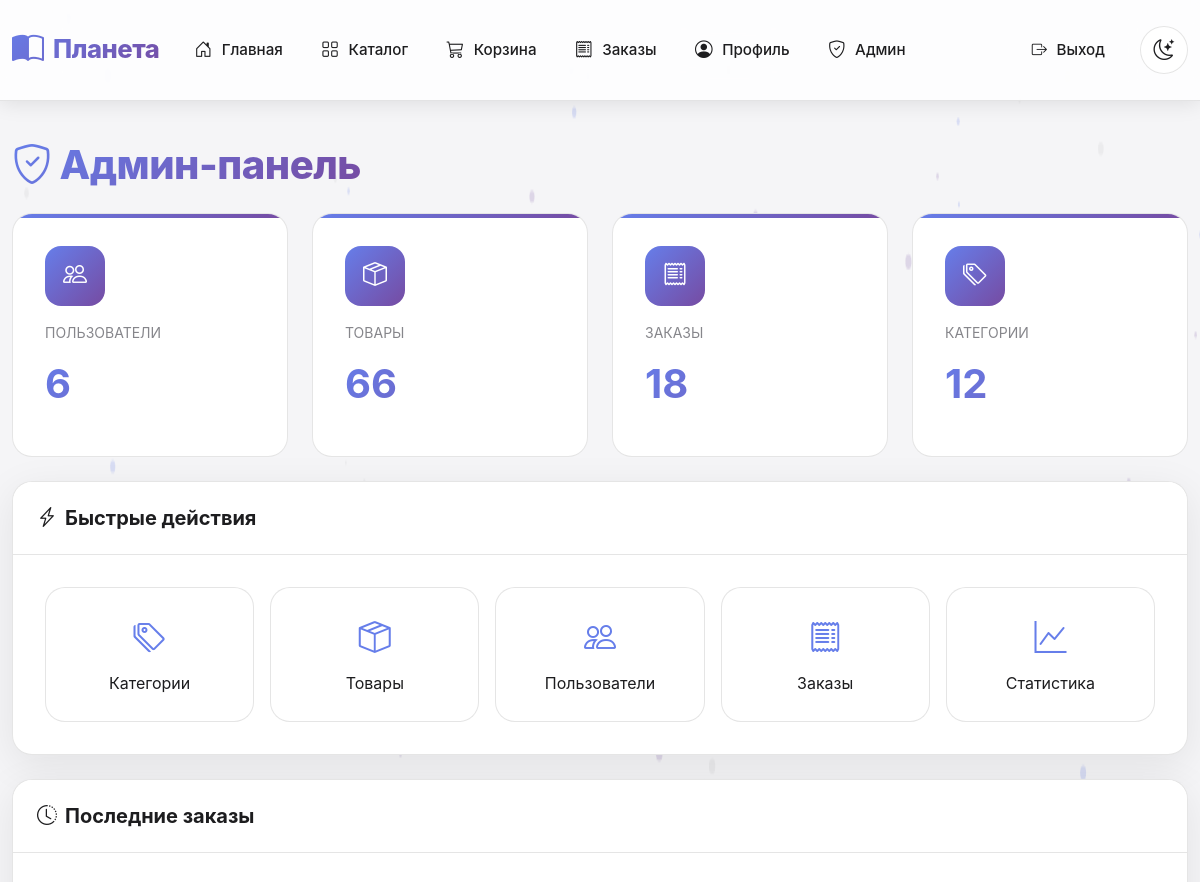
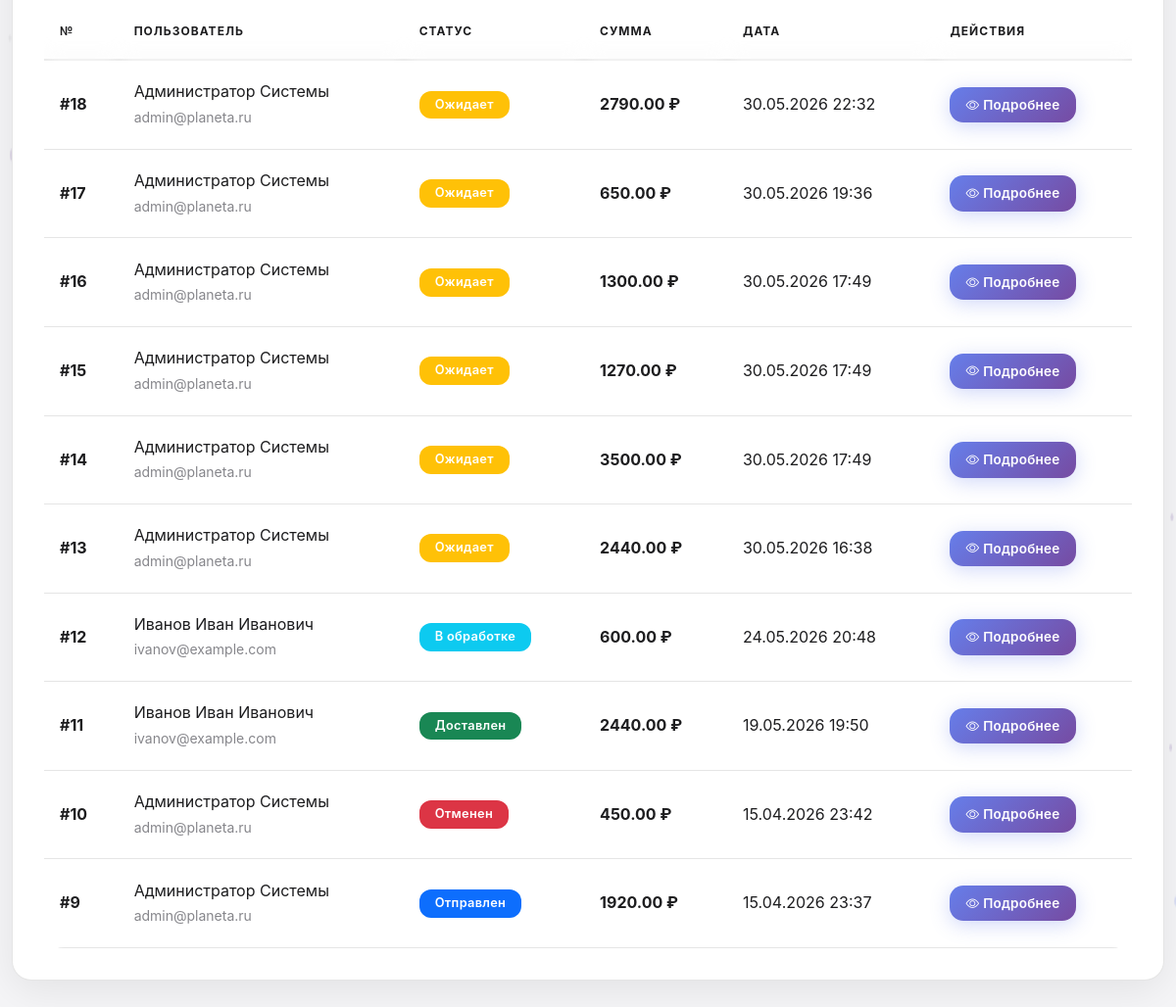
The app's page /admin (signed in) with its own data (2 pictures, top to bottom).
### models.py (models this page shows, shortened)
class Order(db.Model):
    __tablename__ = 'orders'
    id = db.Column(db.Integer, primary_key=True)
    user_id = db.Column(db.Integer, db.ForeignKey('users.id'), nullable=False)
    status = db.Column(db.String(50), default='pending', nullable=False)  # pending, processing, shipped, delivered, cancelled
    total_amount = db.Column(db.Numeric(10, 2), nullable=False)
    created_at = db.Column(db.DateTime, default=datetime.utcnow, nullable=False)
    updated_at = db.Column(db.DateTime, default=datetime.utcnow, onupdate=datetime.utcnow, nullable=False)
    items = db.relationship('OrderItem', backref='order', lazy=True, cascade='all, delete-orphan')

class User(UserMixin, db.Model):
    __tablename__ = 'users'
    id = db.Column(db.Integer, primary_key=True)
    email = db.Column(db.String(120), unique=True, nullable=False, index=True)
    password_hash = db.Column(db.String(255), nullable=False)
    fio = db.Column(db.String(200), nullable=False)
    phone = db.Column(db.String(20), nullable=True)
    role = db.Column(db.String(20), default='user', nullable=False)  # 'user' или 'admin'
    created_at = db.Column(db.DateTime, default=datetime.utcnow, nullable=False)
    updated_at = db.Column(db.DateTime, default=datetime.utcnow, onupdate=datetime.utcnow, nullable=False)
    carts = db.relationship('Cart', backref='user', lazy=True, cascade='all, delete-orphan')
    orders = db.relationship('Order', backref='user', lazy=True, cascade='all, delete-orphan')
    def is_admin(self):
        return self.role == 'admin'

### app.py (the view)
@app.route('/admin')
@admin_required
def admin_dashboard():
    stats = {
        'users_count': User.query.count(),
        'products_count': Product.query.count(),
        'orders_count': Order.query.count(),
        'categories_count': Category.query.count()
    }
    recent_orders = Order.query.order_by(Order.created_at.desc()).limit(10).all()
    return render_template('admin/dashboard.html', stats=stats, recent_orders=recent_orders)

### app.py (called while the page is built)
@login_manager.user_loader
def load_user(user_id):
    return User.query.get(int(user_id))

def admin_required(f):
    @wraps(f)
    @login_required
    def decorated_function(*args, **kwargs):
        if not current_user.is_admin():
            flash('У вас нет прав для доступа к этой странице.', 'danger')
            return redirect(url_for('index'))
        return f(*args, **kwargs)
    return decorated_function

### templates/admin/dashboard.html (shortened to what this page needs)
{% extends "base.html" %}
{% block content %}
<div class="d-flex justify-content-between align-items-center mb-4">
    <h1 class="gradient-text mb-0">
        <i class="bi bi-shield-check me-2"></i>Админ-панель
    </h1>
</div>
<div class="row g-4 mb-4">
    <div class="col-md-3">
        <div class="stat-card">
            <div class="stat-icon">
                <i class="bi bi-people"></i>
            </div>
            <div class="text-muted small text-uppercase" style="color: var(--text-secondary) !important;">Пользователи</div>
            <div class="stat-value" style="background: var(--primary-gradient); -webkit-background-clip: text; -webkit-text-fill-color: transparent; background-clip: text;">{{ stats.users_count }}</div>
        </div>
    </div>
    <div class="col-md-3">
        <div class="stat-card">
            <div class="stat-icon">
                <i class="bi bi-box-seam"></i>
            </div>
            <div class="text-muted small text-uppercase" style="color: var(--text-secondary) !important;">Товары</div>
            <div class="stat-value" style="background: var(--primary-gradient); -webkit-background-clip: text; -webkit-text-fill-color: transparent; background-clip: text;">{{ stats.products_count }}</div>
        </div>
    </div>
    <div class="col-md-3">
        <div class="stat-card">
            <div class="stat-icon">
                <i class="bi bi-receipt"></i>
            </div>
            <div class="text-muted small text-uppercase" style="color: var(--text-secondary) !important;">Заказы</div>
            <div class="stat-value" style="background: var(--primary-gradient); -webkit-background-clip: text; -webkit-text-fill-color: transparent; background-clip: text;">{{ stats.orders_count }}</div>
        </div>
    </div>
    <div class="col-md-3">
        <div class="stat-card">
            <div class="stat-icon">
                <i class="bi bi-tags"></i>
            </div>
            <div class="text-muted small text-uppercase" style="color: var(--text-secondary) !important;">Категории</div>
            <div class="stat-value" style="background: var(--primary-gradient); -webkit-background-clip: text; -webkit-text-fill-color: transparent; background-clip: text;">{{ stats.categories_count }}</div>
        </div>
    </div>
</div>
<div class="card mb-4">
    <div class="card-header">
        <h5 class="mb-0">
            <i class="bi bi-lightning-charge me-2"></i>Быстрые действия
        </h5>
    </div>
    <div class="card-body">
        <div class="action-grid">
            <a href="{{ url_for('admin_categories') }}" class="action-btn-admin">
                <i class="bi bi-tags"></i>
                <div>Категории</div>
            </a>
            <a href="{{ url_for('admin_products') }}" class="action-btn-admin">
                <i class="bi bi-box-seam"></i>
                <div>Товары</div>
            </a>
            <a href="{{ url_for('admin_users') }}" class="action-btn-admin">
                <i class="bi bi-people"></i>
                <div>Пользователи</div>
            </a>
            <a href="{{ url_for('admin_orders') }}" class="action-btn-admin">
                <i class="bi bi-receipt"></i>
                <div>Заказы</div>
            </a>
            <a href="{{ url_for('admin_statistics') }}" class="action-btn-admin">
                <i class="bi bi-graph-up"></i>
                <div>Статистика</div>
            </a>
        </div>
    </div>
</div>
<div class="row mt-4">
    <div class="col-md-12">
        <div class="card">
            <div class="card-header">
                <h5 class="mb-0">
                    <i class="bi bi-clock-history me-2"></i>Последние заказы
                </h5>
            </div>
            <div class="card-body">
                {% if recent_orders %}
                <div class="table-responsive" style="overflow-x: auto;">
                    <table class="table table-hover">
                        <thead>
                            <tr>
                                <th>№</th>
                                <th>Пользователь</th>
                                <th>Статус</th>
                                <th>Сумма</th>
                                <th>Дата</th>
                                <th>Действия</th>
                            </tr>
                        </thead>
                        <tbody>
                            {% for order in recent_orders %}
                            <tr>
                                <td><strong>#{{ order.id }}</strong></td>
                                <td>
                                    <div>{{ order.user.fio }}</div>
                                    <small class="text-muted">{{ order.user.email }}</small>
                                </td>
                                <td>
                                    {% if order.status == 'pending' %}
                                    <span class="badge bg-warning">Ожидает</span>
                                    {% elif order.status == 'processing' %}
                                    <span class="badge bg-info">В обработке</span>
                                    {% elif order.status == 'shipped' %}
                                    <span class="badge bg-primary">Отправлен</span>
                                    {% elif order.status == 'delivered' %}
                                    <span class="badge bg-success">Доставлен</span>
                                    {% elif order.status == 'cancelled' %}
                                    <span class="badge bg-danger">Отменен</span>
                                    {% endif %}
                                </td>
                                <td><strong>{{ order.total_amount }} ₽</strong></td>
                                <td>{{ order.created_at.strftime('%d.%m.%Y %H:%M') }}</td>
                                <td>
                                    <a href="{{ url_for('admin_order_detail', order_id=order.id) }}" class="btn btn-sm btn-primary">
                                        <i class="bi bi-eye me-1"></i>Подробнее
                                    </a>
                                </td>
                            </tr>
                            {% endfor %}
                        </tbody>
                    </table>
                </div>
        {% else %}
        <div class="text-center py-4">
            <i class="bi bi-inbox" style="font-size: 3rem; opacity: 0.3;"></i>
            <p class="text-muted mt-2">Заказов пока нет</p>
        </div>
        {% endif %}
    </div>
</div>
{% endblock %}

### templates/base.html (style rules this page uses)
:root { --primary-gradient: linear-gradient(135deg, #667eea 0%, #764ba2 100%); --secondary-gradient: linear-gradient(135deg, #f093fb 0%, #f5576c 100%); --success-gradient: linear-gradient(135deg, #4facfe 0%, #00f2fe 100%); --card-shadow: 0 10px 40px rgba(0, 0, 0, 0.08); --card-shadow-hover: 0 20px 60px rgba(0, 0, 0, 0.15); --border-radius: 20px; --transition: all 0.3s cubic-bezier(0.4, 0, 0.2, 1); }
[data-theme="light"] { --bg-primary: #f5f5f7; --bg-secondary: #ffffff; --bg-card: #ffffff; --bg-glass: rgba(255, 255, 255, 0.7); --text-primary: #1d1d1f; --text-secondary: #86868b; --border-color: rgba(0, 0, 0, 0.1); --nav-bg: rgba(255, 255, 255, 0.8); --nav-blur: blur(30px) saturate(180%); --shadow-color: rgba(0, 0, 0, 0.1); --table-bg: #ffffff; --table-hover: #f8f9fa; }
* { margin: 0; padding: 0; box-sizing: border-box; }
body { font-family: 'Inter', -apple-system, BlinkMacSystemFont, 'Segoe UI', Roboto, 'Helvetica Neue', Arial, sans-serif; background: var(--bg-primary); color: var(--text-primary); transition: background 0.3s ease, color 0.3s ease; min-height: 100vh; line-height: 1.6; -webkit-font-smoothing: antialiased; -moz-osx-font-smoothing: grayscale; position: relative; overflow-x: hidden; }
.btn { border-radius: 14px; font-weight: 600; padding: 0.8rem 1.8rem; transition: var(--transition); border: none; font-size: 0.95rem; letter-spacing: 0.2px; }
.btn-primary { background: var(--primary-gradient); color: white !important; box-shadow: 0 4px 20px rgba(102, 126, 234, 0.3); }
.card { background: var(--bg-card); backdrop-filter: blur(30px) saturate(180%); -webkit-backdrop-filter: blur(30px) saturate(180%); border: 1px solid var(--border-color); border-radius: var(--border-radius); box-shadow: var(--card-shadow); transition: var(--transition); overflow: hidden; }
.card-header { background: var(--bg-secondary); backdrop-filter: blur(20px); -webkit-backdrop-filter: blur(20px); border-bottom: 1px solid var(--border-color); padding: 1.5rem; font-weight: 700; color: var(--text-primary) !important; font-size: 1.1rem; }
.card-body { padding: 2rem; color: var(--text-primary) !important; }
.table { color: var(--text-primary) !important; margin-bottom: 0; background: var(--table-bg); }
.table thead th { background: var(--bg-secondary); backdrop-filter: blur(10px); -webkit-backdrop-filter: blur(10px); border-bottom: 2px solid var(--border-color); font-weight: 700; text-transform: uppercase; font-size: 0.75rem; letter-spacing: 1px; color: var(--text-primary) !important; padding: 1.2rem 1rem; }
.table tbody { background: var(--table-bg); }
.table tbody tr { transition: var(--transition); color: var(--text-primary) !important; background: var(--table-bg); }
.table td, .table th { color: var(--text-primary) !important; border-color: var(--border-color); padding: 1.2rem 1rem; vertical-align: middle; background: transparent !important; }
.badge { padding: 0.5rem 1rem; border-radius: 12px; font-weight: 600; font-size: 0.8rem; letter-spacing: 0.3px; }
.gradient-text { background: var(--primary-gradient); -webkit-background-clip: text; -webkit-text-fill-color: transparent; background-clip: text; font-weight: 800; letter-spacing: -0.5px; }
h1, h2, h3, h4, h5, h6 { color: var(--text-primary) !important; font-weight: 700; }
p, span, div, a { color: var(--text-primary); }
.text-muted { color: var(--text-secondary) !important; }
.table-responsive { border-radius: var(--border-radius); overflow: hidden; }
.btn-sm { padding: 0.5rem 1rem; font-size: 0.85rem; }

### records on screen
Order: id "18", user.fio "Администратор Системы", user.email "admin@planeta.ru", status "Ожидает", total_amount "2790.00", created_at "30.05.2026 22:32"
Order: id "17", user.fio "Администратор Системы", user.email "admin@planeta.ru", status "Ожидает", total_amount "650.00", created_at "30.05.2026 19:36"
Order: id "16", user.fio "Администратор Системы", user.email "admin@planeta.ru", status "Ожидает", total_amount "1300.00", created_at "30.05.2026 17:49"
Order: id "15", user.fio "Администратор Системы", user.email "admin@planeta.ru", status "Ожидает", total_amount "1270.00", created_at "30.05.2026 17:49"
Order: id "14", user.fio "Администратор Системы", user.email "admin@planeta.ru", status "Ожидает", total_amount "3500.00", created_at "30.05.2026 17:49"
Order: id "13", user.fio "Администратор Системы", user.email "admin@planeta.ru", status "Ожидает", total_amount "2440.00", created_at "30.05.2026 16:38"
Order: id "12", user.fio "Иванов Иван Иванович", user.email "ivanov@example.com", status "В обработке", total_amount "600.00", created_at "24.05.2026 20:48"
Order: id "11", user.fio "Иванов Иван Иванович", user.email "ivanov@example.com", status "Доставлен", total_amount "2440.00", created_at "19.05.2026 19:50"
Order: id "10", user.fio "Администратор Системы", user.email "admin@planeta.ru", status "Отменен", total_amount "450.00", created_at "15.04.2026 23:42"
Order: id "9", user.fio "Администратор Системы", user.email "admin@planeta.ru", status "Отправлен", total_amount "1920.00", created_at "15.04.2026 23:37"

### other values on screen
{{ stats.users_count }} "6"
{{ stats.products_count }} "66"
{{ stats.orders_count }} "18"
{{ stats.categories_count }} "12"
